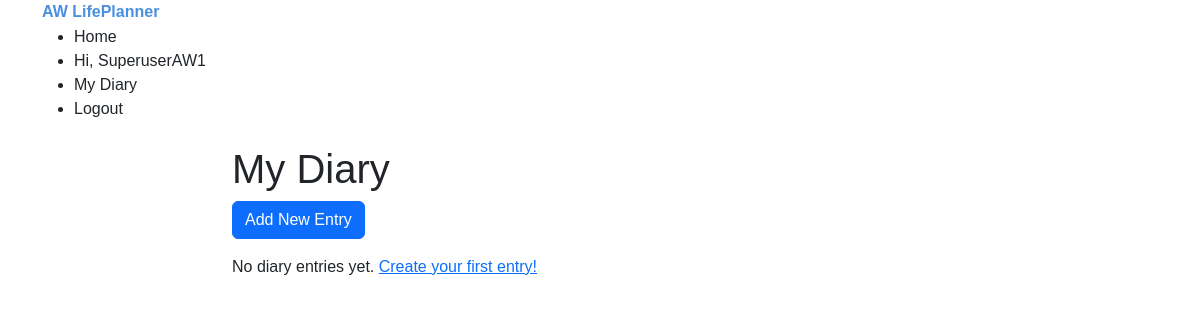
/diary/ (signed in), run on an earlier commit of the app's database.
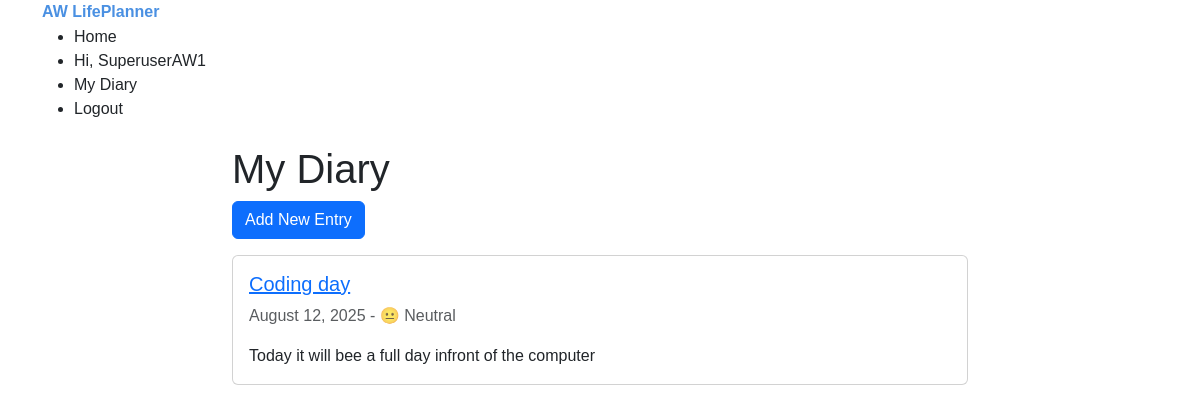
And on a later commit of the database.
### diary/models.py (models this page shows, shortened)
class DiaryEntry(models.Model):
    MOOD_CHOICES = [
        ('happy', '😊 Happy'),
        ('sad', '😢 Sad'),
        ('neutral', '😐 Neutral'),
        ('excited', '🤩 Excited'),
        ('anxious', '😰 Anxious'),
    ]
    user = models.ForeignKey(User, on_delete=models.CASCADE)
    date = models.DateField(default=timezone.now)
    title = models.CharField(max_length=200)
    content = models.CharField()
    mood = models.CharField(max_length=50, choices=MOOD_CHOICES,null=True, blank=True)
    created_at = models.DateTimeField(auto_now_add=True)
    update_at = models.DateTimeField(auto_now=True)
    class Meta:
        ordering =[
            '-date',
            '-created_at',
        ]

### diary/views.py (the view)
# urls.py: path('', views.diary_home, name='diary_home'),
@login_required
def diary_home(request):
    entries = DiaryEntry.objects.filter(user=request.user)
    return render(request, 'diary/diary_home.html', {'entries': entries})

### diary/templates/diary/diary_home.html (shortened to what this page needs)
{% extends 'base.html' %}
{% block content %}
<div class="row">
    <div class="col-md-8 mx-auto">
        <h1>My Diary</h1>
        <a href="{% url 'diary:add_entry' %}" class="btn btn-primary mb-3">
            Add New Entry
        </a>
        {% if entries %}
            {% for entry in entries %}
                <div class="card mb-3">
                    <div class="card-body">
                        <h5 class="card-title">
                            <a href="{% url 'diary:view_entry' entry.id %}">{{ entry.title }}</a>
                        </h5>
                        <p class="text-muted">
                            {{ entry.date|date:"F d, Y" }}
                            {% if entry.mood %} - {{ entry.get_mood_display }}{% endif %}
                        </p>
                        <p class="card-text">
                            {{ entry.content|truncatewords:30 }}
                        </p>
                    </div>
                </div>
            {% endfor %}
        {% else %}
            <p>
                No diary entries yet.
                <a href="{% url 'diary:add_entry' %}">
                    Create your first entry!
                </a>
            </p>
        {% endif %}
    </div>
</div>
{% endblock %}

What changed in the data, as far as the page shows it:
added DiaryEntry: title "Coding day", date "August 12, 2025", mood "😐 Neutral", content "Today it will bee a full day infront of the computer"
Also different on the page:
text no longer shown: "No diary entries yet. Create your first entry!"
